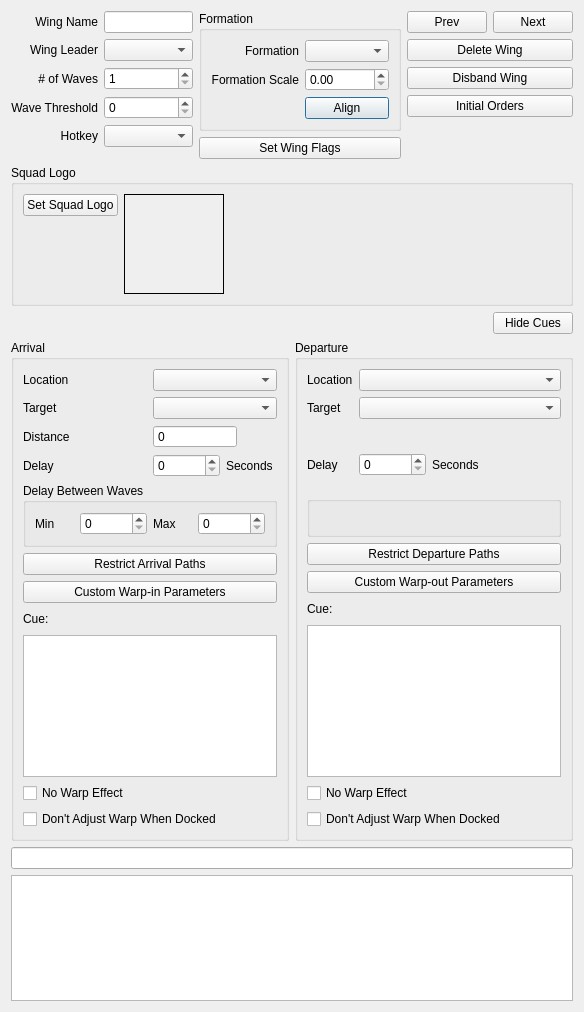
<?xml version="1.0" encoding="UTF-8"?>
<ui version="4.0">
 <class>fso::fred::dialogs::WingEditorDialog</class>
 <widget class="QDialog" name="fso::fred::dialogs::WingEditorDialog">
  <property name="geometry">
   <rect>
    <x>0</x>
    <y>0</y>
    <width>584</width>
    <height>1012</height>
   </rect>
  </property>
  <property name="sizePolicy">
   <sizepolicy hsizetype="Preferred" vsizetype="Preferred">
    <horstretch>0</horstretch>
    <verstretch>0</verstretch>
   </sizepolicy>
  </property>
  <property name="minimumSize">
   <size>
    <width>0</width>
    <height>0</height>
   </size>
  </property>
  <property name="windowTitle">
   <string>Edit Wing</string>
  </property>
  <layout class="QGridLayout" name="gridLayout">
   <property name="sizeConstraint">
    <enum>QLayout::SetDefaultConstraint</enum>
   </property>
   <item row="0" column="0">
    <layout class="QVBoxLayout" name="fullLayout">
     <property name="sizeConstraint">
      <enum>QLayout::SetDefaultConstraint</enum>
     </property>
     <item>
      <layout class="QHBoxLayout" name="topLayout" stretch="2,0,1">
       <item>
        <layout class="QVBoxLayout" name="firstColumn" stretch="1,0">
         <property name="rightMargin">
          <number>0</number>
         </property>
         <item>
          <layout class="QGridLayout" name="firstColumnOptions">
           <item row="4" column="0">
            <widget class="QLabel" name="hotkeyLabel">
             <property name="text">
              <string>Hotkey</string>
             </property>
             <property name="alignment">
              <set>Qt::AlignRight|Qt::AlignTrailing|Qt::AlignVCenter</set>
             </property>
            </widget>
           </item>
           <item row="2" column="0">
            <widget class="QLabel" name="numWavesLabel">
             <property name="text">
              <string># of Waves</string>
             </property>
             <property name="alignment">
              <set>Qt::AlignRight|Qt::AlignTrailing|Qt::AlignVCenter</set>
             </property>
            </widget>
           </item>
           <item row="0" column="1">
            <widget class="QLineEdit" name="wingNameEdit">
             <property name="toolTip">
              <string>&lt;html&gt;&lt;head/&gt;&lt;body&gt;&lt;p&gt;Sets the ship's name&lt;/p&gt;&lt;/body&gt;&lt;/html&gt;</string>
             </property>
            </widget>
           </item>
           <item row="3" column="0">
            <widget class="QLabel" name="waveThresholdLabel">
             <property name="text">
              <string>Wave Threshold</string>
             </property>
             <property name="alignment">
              <set>Qt::AlignRight|Qt::AlignTrailing|Qt::AlignVCenter</set>
             </property>
            </widget>
           </item>
           <item row="2" column="1">
            <widget class="QSpinBox" name="numWavesSpinBox">
             <property name="minimum">
              <number>1</number>
             </property>
             <property name="maximum">
              <number>16777215</number>
             </property>
            </widget>
           </item>
           <item row="3" column="1">
            <widget class="QSpinBox" name="waveThresholdSpinBox"/>
           </item>
           <item row="1" column="1">
            <widget class="QComboBox" name="wingLeaderCombo"/>
           </item>
           <item row="0" column="0">
            <widget class="QLabel" name="wingNameLabel">
             <property name="text">
              <string>Wing Name</string>
             </property>
             <property name="alignment">
              <set>Qt::AlignRight|Qt::AlignTrailing|Qt::AlignVCenter</set>
             </property>
            </widget>
           </item>
           <item row="1" column="0">
            <widget class="QLabel" name="wingLeaderLabel">
             <property name="text">
              <string>Wing Leader</string>
             </property>
             <property name="alignment">
              <set>Qt::AlignRight|Qt::AlignTrailing|Qt::AlignVCenter</set>
             </property>
            </widget>
           </item>
           <item row="4" column="1">
            <widget class="QComboBox" name="hotkeyCombo">
             <property name="autoFillBackground">
              <bool>true</bool>
             </property>
            </widget>
           </item>
          </layout>
         </item>
         <item>
          <spacer name="verticalSpacer_5">
           <property name="orientation">
            <enum>Qt::Vertical</enum>
           </property>
           <property name="sizeHint" stdset="0">
            <size>
             <width>20</width>
             <height>40</height>
            </size>
           </property>
          </spacer>
         </item>
        </layout>
       </item>
       <item>
        <layout class="QVBoxLayout" name="middleColumn" stretch="0,0,0">
         <item>
          <widget class="QGroupBox" name="formationGroupBox">
           <property name="sizePolicy">
            <sizepolicy hsizetype="Preferred" vsizetype="Preferred">
             <horstretch>0</horstretch>
             <verstretch>0</verstretch>
            </sizepolicy>
           </property>
           <property name="title">
            <string>Formation</string>
           </property>
           <layout class="QGridLayout" name="gridLayout_4">
            <item row="0" column="0">
             <layout class="QGridLayout" name="middleOptionsGrid">
              <property name="verticalSpacing">
               <number>6</number>
              </property>
              <item row="3" column="1">
               <widget class="QDoubleSpinBox" name="formationScaleSpinBox">
                <property name="maximum">
                 <double>16777215.000000000000000</double>
                </property>
                <property name="singleStep">
                 <double>0.100000000000000</double>
                </property>
               </widget>
              </item>
              <item row="3" column="0">
               <widget class="QLabel" name="formationScaleLabel">
                <property name="text">
                 <string>Formation Scale</string>
                </property>
                <property name="alignment">
                 <set>Qt::AlignRight|Qt::AlignTrailing|Qt::AlignVCenter</set>
                </property>
               </widget>
              </item>
              <item row="1" column="0">
               <widget class="QLabel" name="formationLabel">
                <property name="text">
                 <string>Formation</string>
                </property>
                <property name="alignment">
                 <set>Qt::AlignRight|Qt::AlignTrailing|Qt::AlignVCenter</set>
                </property>
               </widget>
              </item>
              <item row="1" column="1">
               <widget class="QComboBox" name="formationCombo">
                <property name="toolTip">
                 <string>&lt;html&gt;&lt;head/&gt;&lt;body&gt;&lt;p&gt;&lt;br/&gt;&lt;/p&gt;&lt;/body&gt;&lt;/html&gt;</string>
                </property>
                <property name="currentText">
                 <string/>
                </property>
               </widget>
              </item>
              <item row="4" column="1">
               <widget class="QPushButton" name="alignFormationButton">
                <property name="text">
                 <string>Align</string>
                </property>
               </widget>
              </item>
             </layout>
            </item>
           </layout>
          </widget>
         </item>
         <item>
          <widget class="QPushButton" name="wingFlagsButton">
           <property name="toolTip">
            <string>&lt;html&gt;&lt;head/&gt;&lt;body&gt;&lt;p&gt;Changes ship's textures&lt;/p&gt;&lt;/body&gt;&lt;/html&gt;</string>
           </property>
           <property name="text">
            <string>Set Wing Flags</string>
           </property>
          </widget>
         </item>
         <item>
          <spacer name="verticalSpacer">
           <property name="orientation">
            <enum>Qt::Vertical</enum>
           </property>
           <property name="sizeHint" stdset="0">
            <size>
             <width>20</width>
             <height>40</height>
            </size>
           </property>
          </spacer>
         </item>
        </layout>
       </item>
       <item>
        <layout class="QGridLayout" name="lastColumn">
         <property name="sizeConstraint">
          <enum>QLayout::SetDefaultConstraint</enum>
         </property>
         <property name="horizontalSpacing">
          <number>0</number>
         </property>
         <item row="3" column="0">
          <widget class="QPushButton" name="initialOrdersButton">
           <property name="toolTip">
            <string>&lt;html&gt;&lt;head/&gt;&lt;body&gt;&lt;p&gt;Give orders to the ship&lt;/p&gt;&lt;/body&gt;&lt;/html&gt;</string>
           </property>
           <property name="text">
            <string>Initial Orders</string>
           </property>
          </widget>
         </item>
         <item row="1" column="0">
          <widget class="QPushButton" name="deleteWingButton">
           <property name="text">
            <string>Delete Wing</string>
           </property>
          </widget>
         </item>
         <item row="2" column="0">
          <widget class="QPushButton" name="disbandWingButton">
           <property name="text">
            <string>Disband Wing</string>
           </property>
          </widget>
         </item>
         <item row="0" column="0">
          <layout class="QHBoxLayout" name="directionalBtnLayout">
           <property name="spacing">
            <number>6</number>
           </property>
           <item>
            <widget class="QPushButton" name="prevWingButton">
             <property name="sizePolicy">
              <sizepolicy hsizetype="Preferred" vsizetype="Fixed">
               <horstretch>0</horstretch>
               <verstretch>0</verstretch>
              </sizepolicy>
             </property>
             <property name="maximumSize">
              <size>
               <width>16777215</width>
               <height>16777215</height>
              </size>
             </property>
             <property name="text">
              <string>Prev</string>
             </property>
            </widget>
           </item>
           <item>
            <widget class="QPushButton" name="nextWingButton">
             <property name="sizePolicy">
              <sizepolicy hsizetype="Preferred" vsizetype="Fixed">
               <horstretch>0</horstretch>
               <verstretch>0</verstretch>
              </sizepolicy>
             </property>
             <property name="maximumSize">
              <size>
               <width>16777215</width>
               <height>16777215</height>
              </size>
             </property>
             <property name="text">
              <string>Next</string>
             </property>
            </widget>
           </item>
          </layout>
         </item>
         <item row="4" column="0">
          <spacer name="verticalSpacer_2">
           <property name="orientation">
            <enum>Qt::Vertical</enum>
           </property>
           <property name="sizeHint" stdset="0">
            <size>
             <width>20</width>
             <height>40</height>
            </size>
           </property>
          </spacer>
         </item>
        </layout>
       </item>
      </layout>
     </item>
     <item>
      <widget class="QGroupBox" name="squadLogoGroupBox">
       <property name="title">
        <string>Squad Logo</string>
       </property>
       <layout class="QGridLayout" name="gridLayout_3">
        <property name="horizontalSpacing">
         <number>6</number>
        </property>
        <item row="0" column="2">
         <widget class="QLabel" name="squadLogoImage">
          <property name="sizePolicy">
           <sizepolicy hsizetype="Fixed" vsizetype="Fixed">
            <horstretch>0</horstretch>
            <verstretch>0</verstretch>
           </sizepolicy>
          </property>
          <property name="minimumSize">
           <size>
            <width>100</width>
            <height>100</height>
           </size>
          </property>
          <property name="maximumSize">
           <size>
            <width>100</width>
            <height>100</height>
           </size>
          </property>
          <property name="autoFillBackground">
           <bool>true</bool>
          </property>
          <property name="frameShape">
           <enum>QFrame::Box</enum>
          </property>
          <property name="frameShadow">
           <enum>QFrame::Plain</enum>
          </property>
          <property name="text">
           <string>&lt;none&gt;</string>
          </property>
          <property name="alignment">
           <set>Qt::AlignCenter</set>
          </property>
         </widget>
        </item>
        <item row="0" column="3">
         <spacer name="horizontalSpacer_3">
          <property name="orientation">
           <enum>Qt::Horizontal</enum>
          </property>
          <property name="sizeHint" stdset="0">
           <size>
            <width>40</width>
            <height>20</height>
           </size>
          </property>
         </spacer>
        </item>
        <item row="0" column="0">
         <layout class="QVBoxLayout" name="squadLogoControls">
          <property name="spacing">
           <number>6</number>
          </property>
          <item>
           <widget class="QPushButton" name="setSquadLogoButton">
            <property name="toolTip">
             <string>&lt;html&gt;&lt;head/&gt;&lt;body&gt;&lt;p&gt;Set ship's flags (Add special Features)&lt;/p&gt;&lt;/body&gt;&lt;/html&gt;</string>
            </property>
            <property name="text">
             <string>Set Squad Logo</string>
            </property>
           </widget>
          </item>
          <item>
           <widget class="QLabel" name="squadLogoFile">
            <property name="text">
             <string>&lt;none&gt;</string>
            </property>
            <property name="alignment">
             <set>Qt::AlignCenter</set>
            </property>
           </widget>
          </item>
          <item>
           <spacer name="verticalSpacer_3">
            <property name="orientation">
             <enum>Qt::Vertical</enum>
            </property>
            <property name="sizeHint" stdset="0">
             <size>
              <width>20</width>
              <height>40</height>
             </size>
            </property>
           </spacer>
          </item>
         </layout>
        </item>
       </layout>
      </widget>
     </item>
     <item>
      <layout class="QHBoxLayout" name="buttons">
       <property name="sizeConstraint">
        <enum>QLayout::SetDefaultConstraint</enum>
       </property>
       <item>
        <spacer name="horizontalSpacer_2">
         <property name="orientation">
          <enum>Qt::Horizontal</enum>
         </property>
         <property name="sizeHint" stdset="0">
          <size>
           <width>40</width>
           <height>20</height>
          </size>
         </property>
        </spacer>
       </item>
       <item>
        <widget class="QPushButton" name="hideCuesButton">
         <property name="toolTip">
          <string>&lt;html&gt;&lt;head/&gt;&lt;body&gt;&lt;p&gt;Hide the arrival/departure section&lt;/p&gt;&lt;/body&gt;&lt;/html&gt;</string>
         </property>
         <property name="text">
          <string>Hide Cues</string>
         </property>
         <property name="checkable">
          <bool>true</bool>
         </property>
        </widget>
       </item>
      </layout>
     </item>
     <item>
      <layout class="QHBoxLayout" name="cueLayout">
       <item>
        <widget class="QGroupBox" name="arrivalGroupBox">
         <property name="title">
          <string>Arrival</string>
         </property>
         <layout class="QVBoxLayout" name="arrivalLayout">
          <item>
           <layout class="QGridLayout" name="arrivalBoxLayout">
            <item row="2" column="0">
             <widget class="QLabel" name="arrivalDistanceLabel">
              <property name="text">
               <string>Distance</string>
              </property>
             </widget>
            </item>
            <item row="0" column="0">
             <widget class="QLabel" name="arrivalLocationLabel">
              <property name="text">
               <string>Location</string>
              </property>
             </widget>
            </item>
            <item row="1" column="1">
             <widget class="QComboBox" name="arrivalTargetCombo">
              <property name="toolTip">
               <string>&lt;html&gt;&lt;head/&gt;&lt;body&gt;&lt;p&gt;Target Ship&lt;/p&gt;&lt;/body&gt;&lt;/html&gt;</string>
              </property>
             </widget>
            </item>
            <item row="1" column="0">
             <widget class="QLabel" name="arrivalTargetLabel">
              <property name="text">
               <string>Target</string>
              </property>
             </widget>
            </item>
            <item row="3" column="0">
             <widget class="QLabel" name="arrivalDelayLabel">
              <property name="text">
               <string>Delay</string>
              </property>
             </widget>
            </item>
            <item row="0" column="1">
             <widget class="QComboBox" name="arrivalLocationCombo">
              <property name="toolTip">
               <string>&lt;html&gt;&lt;head/&gt;&lt;body&gt;&lt;p&gt;Sets ship's arrival location&lt;/p&gt;&lt;p&gt;Hyperspace - Ship appears where it is on the map,&lt;/p&gt;&lt;p&gt;Near Ship - Ship appears at a random location the specified distance of the target,&lt;/p&gt;&lt;p&gt;In front of ship - Ship appears ate the specified distance somewhere in a cone in front of the target,&lt;/p&gt;&lt;p&gt;Docking Bay - Ship arrives in the targets fighter bay&lt;/p&gt;&lt;/body&gt;&lt;/html&gt;</string>
              </property>
             </widget>
            </item>
            <item row="3" column="1">
             <layout class="QHBoxLayout" name="arrivalDelayLayout">
              <item>
               <widget class="QSpinBox" name="arrivalDelaySpinBox">
                <property name="toolTip">
                 <string>&lt;html&gt;&lt;head/&gt;&lt;body&gt;&lt;p&gt;Time to wait after cue conditions met&lt;/p&gt;&lt;/body&gt;&lt;/html&gt;</string>
                </property>
                <property name="maximum">
                 <number>16777215</number>
                </property>
               </widget>
              </item>
              <item>
               <widget class="QLabel" name="arrivalSeconds">
                <property name="text">
                 <string>Seconds</string>
                </property>
               </widget>
              </item>
             </layout>
            </item>
            <item row="2" column="1">
             <layout class="QHBoxLayout" name="arrivalDistanceLayout">
              <item>
               <widget class="QSpinBox" name="arrivalDistanceSpinBox">
                <property name="toolTip">
                 <string>&lt;html&gt;&lt;head/&gt;&lt;body&gt;&lt;p&gt;Distance from target&lt;/p&gt;&lt;/body&gt;&lt;/html&gt;</string>
                </property>
                <property name="buttonSymbols">
                 <enum>QAbstractSpinBox::NoButtons</enum>
                </property>
                <property name="maximum">
                 <number>16777215</number>
                </property>
               </widget>
              </item>
              <item>
               <spacer name="distanceSpaceer">
                <property name="orientation">
                 <enum>Qt::Horizontal</enum>
                </property>
                <property name="sizeType">
                 <enum>QSizePolicy::Preferred</enum>
                </property>
                <property name="sizeHint" stdset="0">
                 <size>
                  <width>40</width>
                  <height>20</height>
                 </size>
                </property>
               </spacer>
              </item>
             </layout>
            </item>
           </layout>
          </item>
          <item>
           <widget class="QGroupBox" name="waveDelayGroupBox">
            <property name="title">
             <string>Delay Between Waves</string>
            </property>
            <layout class="QHBoxLayout" name="horizontalLayout">
             <item>
              <widget class="QLabel" name="minDelayLabel">
               <property name="text">
                <string>Min</string>
               </property>
              </widget>
             </item>
             <item>
              <widget class="QSpinBox" name="minDelaySpinBox">
               <property name="maximum">
                <number>16777215</number>
               </property>
              </widget>
             </item>
             <item>
              <widget class="QLabel" name="maxDelayLabel">
               <property name="text">
                <string>Max</string>
               </property>
              </widget>
             </item>
             <item>
              <widget class="QSpinBox" name="maxDelaySpinBox">
               <property name="maximum">
                <number>16777215</number>
               </property>
              </widget>
             </item>
            </layout>
           </widget>
          </item>
          <item>
           <widget class="QPushButton" name="restrictArrivalPathsButton">
            <property name="toolTip">
             <string>&lt;html&gt;&lt;head/&gt;&lt;body&gt;&lt;p&gt;Limit the fighterbay paths the arriving ship can use&lt;/p&gt;&lt;/body&gt;&lt;/html&gt;</string>
            </property>
            <property name="text">
             <string>Restrict Arrival Paths</string>
            </property>
           </widget>
          </item>
          <item>
           <widget class="QPushButton" name="customWarpinButton">
            <property name="toolTip">
             <string>&lt;html&gt;&lt;head/&gt;&lt;body&gt;&lt;p&gt;Change the apperance, speed and sound of the warp effect (Excluding Docking bay)&lt;/p&gt;&lt;/body&gt;&lt;/html&gt;</string>
            </property>
            <property name="text">
             <string>Custom Warp-in Parameters</string>
            </property>
           </widget>
          </item>
          <item>
           <layout class="QHBoxLayout" name="arrivalCueLayout">
            <item>
             <widget class="QLabel" name="arrivalCureLabel">
              <property name="text">
               <string>Cue:</string>
              </property>
             </widget>
            </item>
            <item>
             <spacer name="horizontalSpacer">
              <property name="orientation">
               <enum>Qt::Horizontal</enum>
              </property>
              <property name="sizeHint" stdset="0">
               <size>
                <width>40</width>
                <height>20</height>
               </size>
              </property>
             </spacer>
            </item>
           </layout>
          </item>
          <item>
           <widget class="fso::fred::sexp_tree" name="arrivalTree"/>
          </item>
          <item>
           <widget class="fso::fred::ShipFlagCheckbox" name="noArrivalWarpCheckBox">
            <property name="toolTip">
             <string>&lt;html&gt;&lt;head/&gt;&lt;body&gt;&lt;p&gt;Ship pops into existance&lt;/p&gt;&lt;/body&gt;&lt;/html&gt;</string>
            </property>
            <property name="text">
             <string>No Warp Effect</string>
            </property>
           </widget>
          </item>
          <item>
           <widget class="QCheckBox" name="noArrivalWarpAdjustCheckbox">
            <property name="text">
             <string>Don't Adjust Warp When Docked</string>
            </property>
           </widget>
          </item>
         </layout>
        </widget>
       </item>
       <item>
        <widget class="QGroupBox" name="departureGroupBox">
         <property name="title">
          <string>Departure</string>
         </property>
         <layout class="QVBoxLayout" name="departureLayout_2">
          <item>
           <layout class="QGridLayout" name="departureLayout">
            <item row="1" column="0">
             <widget class="QLabel" name="departureTargetLabel">
              <property name="text">
               <string>Target</string>
              </property>
             </widget>
            </item>
            <item row="1" column="1">
             <widget class="QComboBox" name="departureTargetCombo">
              <property name="toolTip">
               <string>&lt;html&gt;&lt;head/&gt;&lt;body&gt;&lt;p&gt;Set departure target&lt;/p&gt;&lt;/body&gt;&lt;/html&gt;</string>
              </property>
             </widget>
            </item>
            <item row="3" column="0">
             <widget class="QLabel" name="departureDelayLabel">
              <property name="text">
               <string>Delay</string>
              </property>
             </widget>
            </item>
            <item row="0" column="1">
             <widget class="QComboBox" name="departureLocationCombo">
              <property name="toolTip">
               <string>&lt;html&gt;&lt;head/&gt;&lt;body&gt;&lt;p&gt;Sets ship's departure location&lt;/p&gt;&lt;p&gt;Hyperspace - Ship leaves from where it is,&lt;/p&gt;&lt;p&gt;Docking Bay - Ship departs into the targets fighter bay&lt;/p&gt;&lt;/body&gt;&lt;/html&gt;</string>
              </property>
             </widget>
            </item>
            <item row="3" column="1">
             <layout class="QHBoxLayout" name="departureDelayLayout">
              <item>
               <widget class="QSpinBox" name="departureDelaySpinBox">
                <property name="toolTip">
                 <string>&lt;html&gt;&lt;head/&gt;&lt;body&gt;&lt;p&gt;Time to wait after cue conditions met&lt;/p&gt;&lt;/body&gt;&lt;/html&gt;</string>
                </property>
                <property name="maximum">
                 <number>16777215</number>
                </property>
               </widget>
              </item>
              <item>
               <widget class="QLabel" name="departureSeconds">
                <property name="text">
                 <string>Seconds</string>
                </property>
               </widget>
              </item>
              <item>
               <spacer name="departuredelaySpacer">
                <property name="orientation">
                 <enum>Qt::Horizontal</enum>
                </property>
                <property name="sizeHint" stdset="0">
                 <size>
                  <width>40</width>
                  <height>20</height>
                 </size>
                </property>
               </spacer>
              </item>
             </layout>
            </item>
            <item row="0" column="0">
             <widget class="QLabel" name="departureLocationLabel">
              <property name="text">
               <string>Location</string>
              </property>
             </widget>
            </item>
            <item row="2" column="0">
             <widget class="QLabel" name="fillerLabel_2">
              <property name="text">
               <string/>
              </property>
             </widget>
            </item>
            <item row="2" column="1">
             <spacer name="departureSpaceer">
              <property name="orientation">
               <enum>Qt::Vertical</enum>
              </property>
              <property name="sizeType">
               <enum>QSizePolicy::Minimum</enum>
              </property>
              <property name="sizeHint" stdset="0">
               <size>
                <width>20</width>
                <height>22</height>
               </size>
              </property>
             </spacer>
            </item>
           </layout>
          </item>
          <item>
           <widget class="QGroupBox" name="fillerGroupBox">
            <property name="title">
             <string> </string>
            </property>
            <property name="flat">
             <bool>false</bool>
            </property>
            <layout class="QHBoxLayout" name="horizontalLayout_2">
             <item>
              <spacer name="verticalSpacer_4">
               <property name="orientation">
                <enum>Qt::Vertical</enum>
               </property>
               <property name="sizeHint" stdset="0">
                <size>
                 <width>20</width>
                 <height>40</height>
                </size>
               </property>
              </spacer>
             </item>
             <item>
              <widget class="QLabel" name="fillerLabel">
               <property name="text">
                <string/>
               </property>
              </widget>
             </item>
            </layout>
           </widget>
          </item>
          <item>
           <widget class="QPushButton" name="restrictDeparturePathsButton">
            <property name="toolTip">
             <string>&lt;html&gt;&lt;head/&gt;&lt;body&gt;&lt;p&gt;Limit the fighterbay paths the departing ship can use&lt;/p&gt;&lt;/body&gt;&lt;/html&gt;</string>
            </property>
            <property name="text">
             <string>Restrict Departure Paths</string>
            </property>
           </widget>
          </item>
          <item>
           <widget class="QPushButton" name="customWarpoutButton">
            <property name="toolTip">
             <string>&lt;html&gt;&lt;head/&gt;&lt;body&gt;&lt;p&gt;Change the apperance, speed and sound of the warp effect (Hyperspace only)&lt;/p&gt;&lt;/body&gt;&lt;/html&gt;</string>
            </property>
            <property name="text">
             <string>Custom Warp-out Parameters</string>
            </property>
           </widget>
          </item>
          <item>
           <layout class="QHBoxLayout" name="departureCueLayout">
            <item>
             <widget class="QLabel" name="departureCueLabel">
              <property name="text">
               <string>Cue:</string>
              </property>
             </widget>
            </item>
            <item>
             <spacer name="departureCueSpacer">
              <property name="orientation">
               <enum>Qt::Horizontal</enum>
              </property>
              <property name="sizeHint" stdset="0">
               <size>
                <width>40</width>
                <height>20</height>
               </size>
              </property>
             </spacer>
            </item>
           </layout>
          </item>
          <item>
           <widget class="fso::fred::sexp_tree" name="departureTree"/>
          </item>
          <item>
           <widget class="fso::fred::ShipFlagCheckbox" name="noDepartureWarpCheckBox">
            <property name="toolTip">
             <string>&lt;html&gt;&lt;head/&gt;&lt;body&gt;&lt;p&gt;Ship pops out of existance&lt;/p&gt;&lt;/body&gt;&lt;/html&gt;</string>
            </property>
            <property name="text">
             <string>No Warp Effect</string>
            </property>
           </widget>
          </item>
          <item>
           <widget class="QCheckBox" name="noDepartureWarpAdjustCheckbox">
            <property name="text">
             <string>Don't Adjust Warp When Docked</string>
            </property>
           </widget>
          </item>
         </layout>
        </widget>
       </item>
      </layout>
     </item>
     <item>
      <widget class="QLineEdit" name="HelpTitle">
       <property name="enabled">
        <bool>true</bool>
       </property>
       <property name="readOnly">
        <bool>true</bool>
       </property>
      </widget>
     </item>
     <item>
      <widget class="QTextEdit" name="helpText">
       <property name="enabled">
        <bool>true</bool>
       </property>
       <property name="verticalScrollBarPolicy">
        <enum>Qt::ScrollBarAlwaysOff</enum>
       </property>
       <property name="readOnly">
        <bool>true</bool>
       </property>
      </widget>
     </item>
    </layout>
   </item>
  </layout>
 </widget>
 <customwidgets>
  <customwidget>
   <class>fso::fred::sexp_tree</class>
   <extends>QTreeView</extends>
   <header>ui/widgets/sexp_tree.h</header>
  </customwidget>
  <customwidget>
   <class>fso::fred::ShipFlagCheckbox</class>
   <extends>QCheckBox</extends>
   <header>ui/widgets/ShipFlagCheckbox.h</header>
  </customwidget>
 </customwidgets>
 <resources>
  <include location="../resources/resources.qrc"/>
 </resources>
 <connections/>
</ui>
